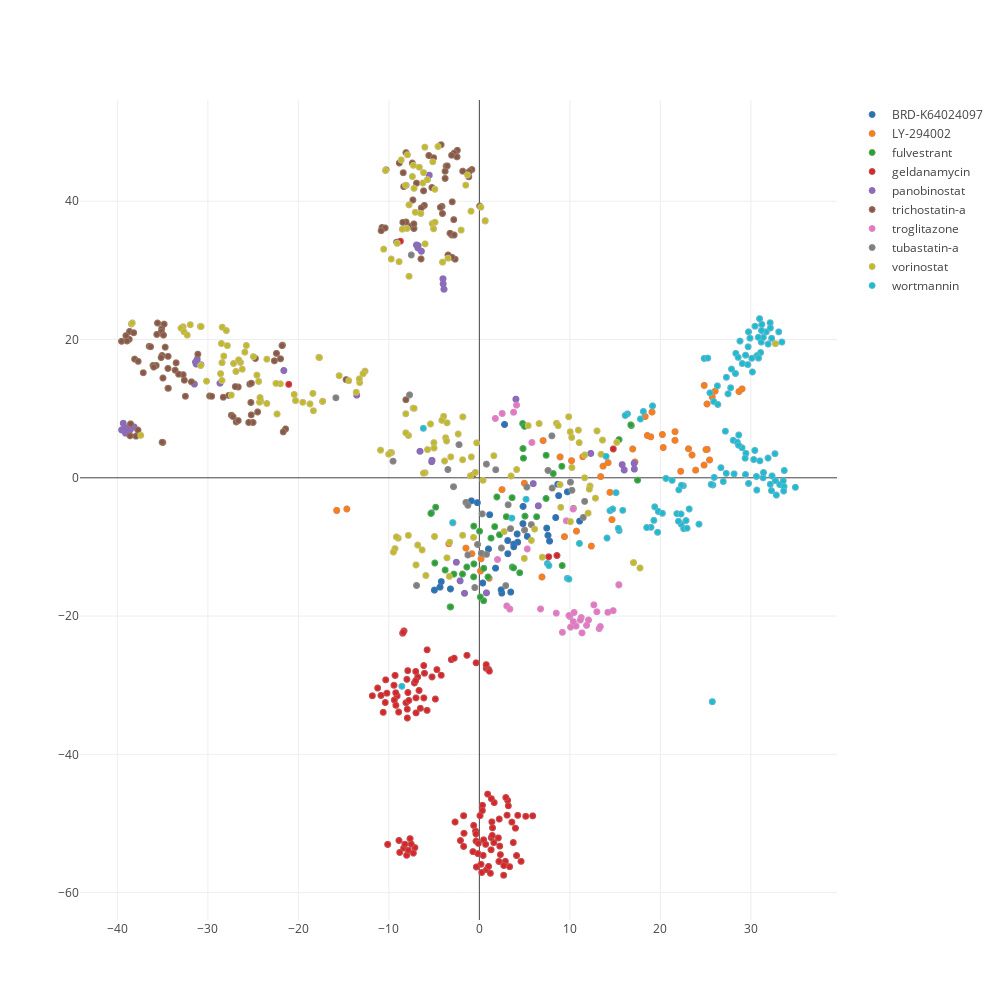

This figure's notebook cell:
### Code cell
# An interactive t-SNE plot
plots.plotly_webgl_scatter(mat5_tsne, sig_info_df_sub, 
                     hue='pert_iname', 
                     label_cols=['pert_iname', 'pert_itime', 'pert_idose'])
